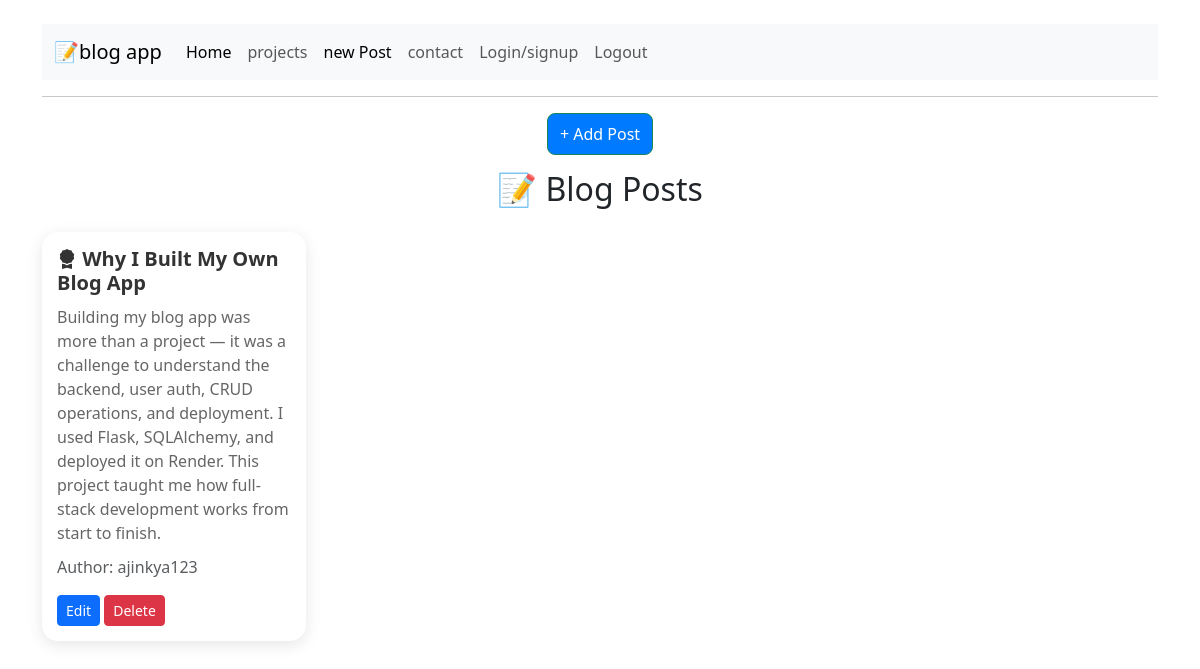
Screenshot of / (signed in) with the database file from the repository.
### app/models.py (models this page shows)
class Post(db.Model,UserMixin):
     post_id = db.Column(db.Integer,primary_key = True)
     title = db.Column(db.String(150), nullable = False)
     content = db.Column(db.String(100),nullable = False)
     user_id = db.Column(db.Integer, db.ForeignKey('user.id'), nullable=False)

class User(db.Model,UserMixin):
    id = db.Column(db.Integer,primary_key = True)
    username = db.Column(db.String(150),unique = True, nullable = False)
    password = db.Column(db.String(100),nullable = False)
    posts = db.relationship('Post', backref='user', lazy=True)

### app/routes.py (the view)
@blog.route('/')
@login_required
def home():
    posts = Post.query.all()
    return render_template('blog.html',posts=posts)

### app/routes.py (called while the page is built)
@login_manager.user_loader
def load_user(user_id):
    return User.query.get(int(user_id))

### app/templates/blog.html (shortened to what this page needs)
{% extends "index.html" %}
{% block content %}
 <div class="add-post">
    <a href="{{ url_for('blog.new_post') }}" class="btn btn-success">+ Add Post</a>
 </div>
 <h2 style="text-align:center;">📝 Blog Posts</h2>
 <div class="grid">
    {% for post in posts %}
  <div class="card my-3">
    <div class="card-body">
      <h5 class="card-title"><i class="bi bi-award-fill"></i>{{ post.title }}</h5>
      <p class="card-text">{{ post.content }}</p>
      <p class="text-muted">Author: {{ post.user.username }}</p>
      {% if current_user.id == post.user_id %}
        <a href="{{ url_for('blog.edit', post_id=post.post_id) }}" class="btn btn-sm btn-primary">Edit</a>
        <form action="{{ url_for('blog.delete', post_id=post.post_id) }}" method="POST" style="display:inline;">
          <button type="submit" class="btn btn-sm btn-danger">Delete</button>
        </form>
      {% endif %}
    </div>
  </div>
{% endfor %}
 </div>
{% endblock %}

### app/templates/index.html (shortened to what this page needs)
<!DOCTYPE html>
<html>
<head>
    <link rel="stylesheet" href="https://cdn.jsdelivr.net/npm/bootstrap@5.3.0/dist/css/bootstrap.min.css">
    <link href="https://cdn.jsdelivr.net/npm/bootstrap-icons@1.10.5/font/bootstrap-icons.css" rel="stylesheet">
    <link rel="stylesheet" href="{{ url_for('static', filename='css/style.css') }}">
</head>
<body class="container mt-4">
   <nav class="navbar navbar-expand-lg bg-body-tertiary">
  <div class="container-fluid">
    <a class="navbar-brand" href="#">📝blog app</a>
    <div class="collapse navbar-collapse" id="navbarSupportedContent">
      <ul class="navbar-nav me-auto mb-2 mb-lg-0">
        <li class="nav-item">
          <a class="nav-link active" aria-current="page" href="{{ url_for('blog.home') }}">Home</a>
        </li>
        <li class="nav-item">
          <a class="nav-link" href="{{ url_for('blog.projects') }}">projects</a>
        </li>
         <li class="nav-item">
          <a class="nav-link active" aria-current="page" href="{{ url_for('blog.new_post') }}">new Post</a>
        </li>
        <li class="nav-item">
          <a class="nav-link" href="{{ url_for('blog.contact') }}">contact</a>
        </li>
         <li class="nav-item">
          <a class="nav-link" href="{{ url_for('blog.login') }}">Login/signup</a>
        </li>
         <li class="nav-item">
          <a class="nav-link" href="{{ url_for('blog.logout') }}">Logout</a>
        </li>
    </div>
  </div>
</nav>
<hr>
{% block content %}{% endblock %}
</body>
</html>

### app/templates/blog.html (style rules this page uses)
body { opacity: 0; transition: opacity 0.7s ease-in; }
body.loaded { opacity: 1; }
.add-post { text-align: center; margin-bottom: 15px; }
.grid { display: grid; grid-template-columns: repeat(auto-fill, minmax(260px, 1fr)); gap: 20px; }
.card { border: none; border-radius: 16px; overflow: hidden; box-shadow: 0 4px 16px rgba(0, 0, 0, 0.1); background: #ffffff; transition: transform 0.2s; }
.card-body { padding: 15px; }
.card-title { font-size: 20px; font-weight: 600; margin-bottom: 10px; color: #333; }
.card-text { font-size: 16px; color: #666; margin-bottom: 10px; }
.btn-info, .btn-success { text-decoration: none; color: #fff; background-color: #007bff; padding: 8px 12px; border-radius: 8px; transition: background-color 0.2s; }

### rows the page displays
Post: title "Why I Built My Own Blog App", content "Building my blog app was more than a project — it was a challenge to understand the backend, user auth, CRUD operations, and deployment. I used Flask, SQLAlchemy, and deployed it on Render. This project taught me how full-stack development works from start to finish.", user.username "ajinkya123"
